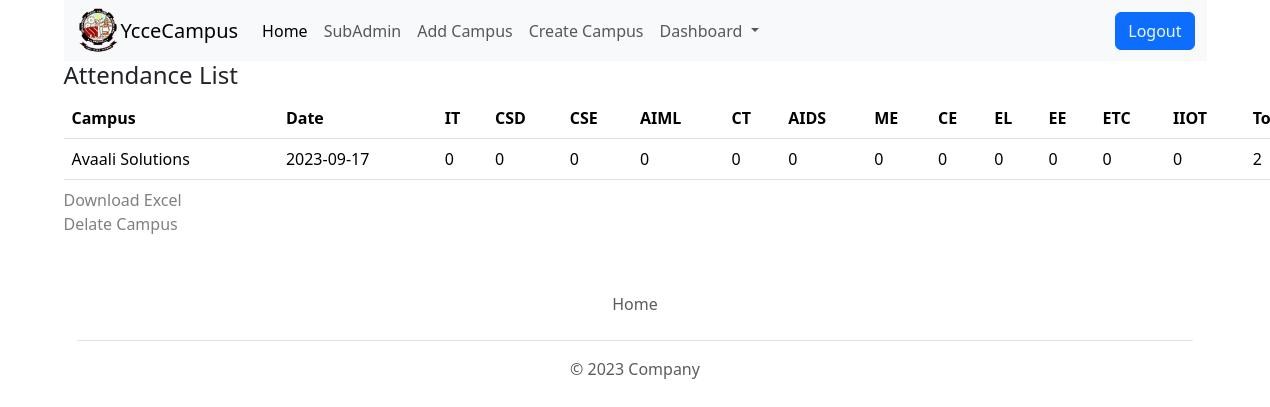
The page /campusReport (signed in) on the database as committed earlier.
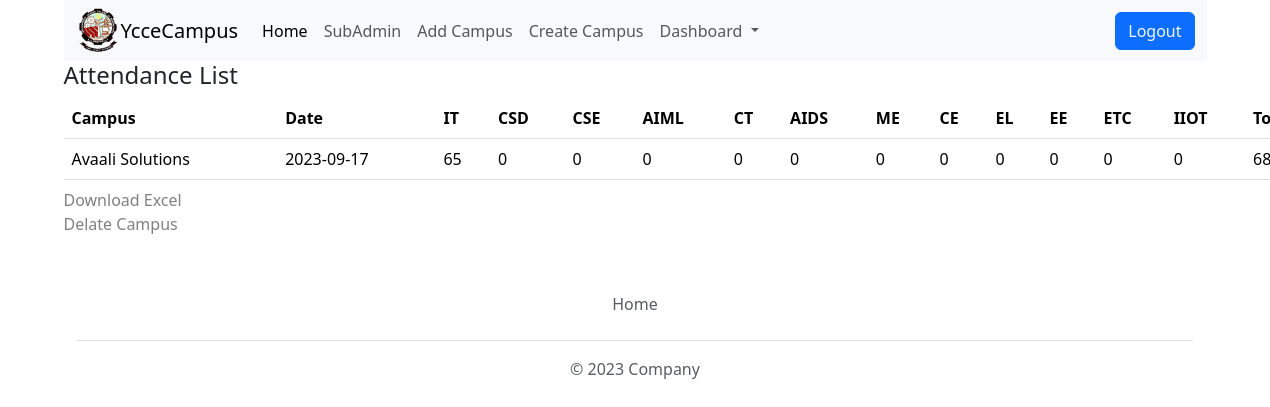
The same page on the database as committed later.
### app.py (models this page shows)
class Campus(db.Model):
    sno = db.Column(db.Integer, primary_key=True)
    name = db.Column(db.String, nullable=True)
    departments = db.Column(db.String, nullable=True)
    pack = db.Column(db.String, nullable=True)
    date = db.Column(db.String, nullable=True)
    user_id = db.Column(db.Integer, db.ForeignKey('student.id'), nullable=True)

### app.py (the view)
@app.route("/campusReport")
def creport():
    user = session.get('user')
    if user and user == 'admin':
        dept = []
        ca = Campus.query.all()
        for dep in ca:
            dept.append(ast.literal_eval(dep.departments))
        zp = zip(ca,dept)
        return render_template("campusreport.html",zp=zp)
    return  redirect("/login")

### templates/campusreport.html
{% extends 'layout.html' %}
{% block body %}
<div class="nvb">
    <h4>Attendance List</h4>
  </div>
        <table class="table tl">
        <caption>
          <div><a href="/download/" style="color: gray;text-decoration: none;" id="downloadBtn">Download Excel</a>
          </div>
            <a href="/delateCampus/" style="text-decoration: none;color: gray;">Delate Campus</a>
        </caption>
          <thead>
            <tr>
              <th scope="col">Campus</th>
              <th scope="col">Date</th>
              <th scope="col">IT</th>
              <th scope="col">CSD</th>
              <th scope="col">CSE</th>
              <th scope="col">AIML</th>
              <th scope="col">CT</th>
              <th scope="col">AIDS</th>
              <th scope="col">ME</th>
              <th scope="col">CE</th>
              <th scope="col">EL</th>
              <th scope="col">EE</th>
              <th scope="col">ETC</th>
              <th scope="col">IIOT</th>
              <th scope="col">Total</th>
            </tr>
          </thead>
          <tbody>
                {% for ca,d in zp %}
                <tr>
                    <td>{{ca.name}}</td>
                    <td>{{ca.date}}</td>
                    <td>{{d["IT"]['present']}}</td>
                    <td>{{d["CSD"]['present']}}</td>
                    <td>{{d["CSE"]['present']}}</td>
                    <td>{{d["AIML"]['present']}}</td>
                    <td>{{d["CT"]['present']}}</td>
                    <td>{{d["AIDS"]['present']}}</td>
                    <td>{{d["ME"]['present']}}</td>
                    <td>{{d["CE"]['present']}}</td>
                    <td>{{d["EL"]['present']}}</td>
                    <td>{{d["EE"]['present']}}</td>
                    <td>{{d["ETC"]['present']}}</td>
                    <td>{{d["IIOT"]['present']}}</td>
                    <td>{{d["clg"]['present']}}</td>
                  </tr>
                {% endfor %}
          </tbody>
        </table>
{% endblock body %}

Rows that differ between the two databases and show on the page:
changed Campus "Avaali Solutions": IT.present "0" → "65"; clg.present "2" → "68"
